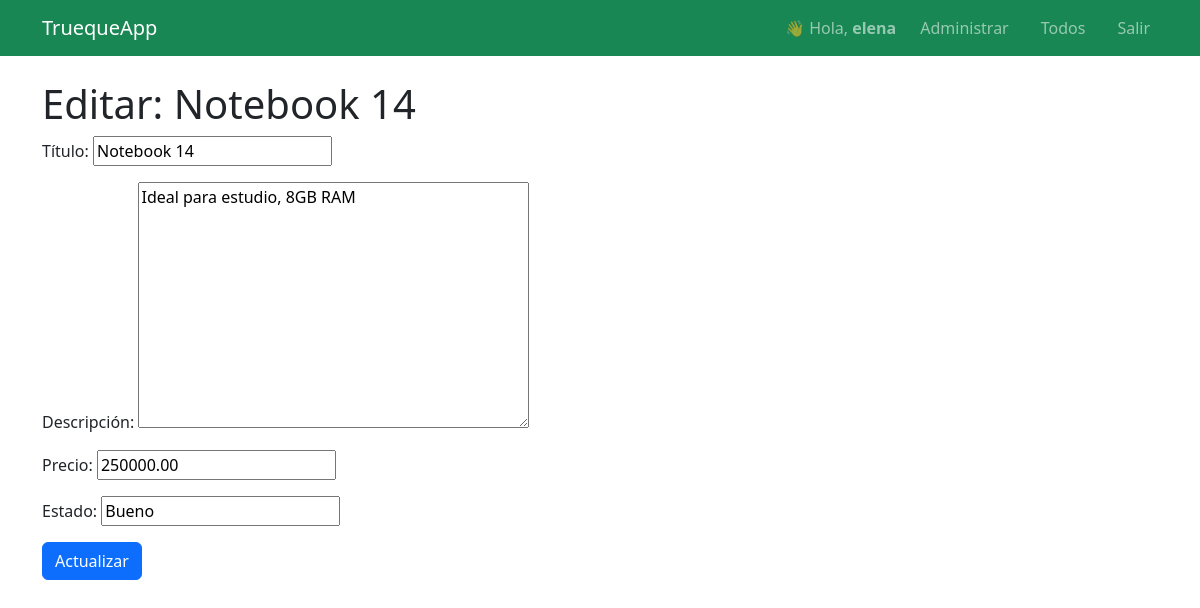
The app's page /producto/editar/Notebook 14/ (signed in) with its own data.
### productos/models.py (models this page shows, shortened)
class Producto(models.Model):
    titulo = models.CharField(max_length=120)
    descripcion = models.TextField()
    precio = models.DecimalField(max_digits=10, decimal_places=2)
    estado = models.CharField(max_length=20)
    vendedor = models.ForeignKey(User, on_delete=models.CASCADE)
    class Meta:
        permissions = [
            ("view_all_producto", "Ver todos los productos"),
        ]

### productos/views.py (the view)
# urls.py: path('producto/editar/<str:titulo>/', views.editar, name='editar'),
@login_required
@permission_required('productos.change_producto', raise_exception=True)
def editar(request, titulo):
    producto = get_object_or_404(Producto, titulo=titulo, vendedor=request.user)
    if request.method == 'POST':
        form = ProductoForm(request.POST, request.FILES)
        if form.is_valid():
            producto.titulo = form.cleaned_data['titulo']
            producto.descripcion = form.cleaned_data['descripcion']
            producto.precio = form.cleaned_data['precio']
            producto.estado = form.cleaned_data['estado']
            producto.save()
            return redirect('home')
    else:
        form = ProductoForm(initial={
            'titulo': producto.titulo,
            'descripcion': producto.descripcion,
            'precio': producto.precio,
            'estado': producto.estado
        })
    return render(request, 'editar.html', {'formulario': form, 'titulo': titulo})

### productos/forms.py
class ProductoForm(forms.Form):
    titulo = forms.CharField(max_length=120, label="Título")
    descripcion = forms.CharField(widget=forms.Textarea, label="Descripción")
    precio = forms.DecimalField(max_digits=10, decimal_places=2, label="Precio")
    estado = forms.CharField(max_length=20, label="Estado")

### productos/templates/editar.html (shortened to what this page needs)
{% extends "base.html" %}
{% block content %}
<h1>Editar: {{ titulo }}</h1>
<form method="POST" enctype="multipart/form-data">{% csrf_token %}
  {{ formulario.as_p }}
  <button class="btn btn-primary">Actualizar</button>
</form>
{% endblock %}

### productos/templates/base.html (shortened to what this page needs)
<!doctype html>
<html lang="es">
<head>
  <link href="https://cdn.jsdelivr.net/npm/bootstrap@5.3.0/dist/css/bootstrap.min.css" rel="stylesheet">
</head>
<body>
<nav class="navbar navbar-expand-lg navbar-dark bg-success">
  <div class="container">
    <a class="navbar-brand" href="{% url 'home' %}">TruequeApp</a>
    <div class="collapse navbar-collapse" id="mainNav">
      <ul class="navbar-nav ms-auto align-items-center gap-3">
        {% if user.is_authenticated %}
          <li class="nav-item">
            <span class="navbar-text">👋 Hola, <strong>{{ user.username }}</strong></span>
          </li>
          {% if user.is_staff or user.is_superuser %}
            <li class="nav-item">
              <a class="nav-link" href="{% url 'admin:index' %}">Administrar</a>
            </li>
          {% endif %}
          <li class="nav-item"><a class="nav-link" href="{% url 'todas' %}">Todos</a></li>
          <li class="nav-item"><a class="nav-link" href="{% url 'logout' %}">Salir</a></li>
        {% else %}
          <li class="nav-item"><a class="nav-link" href="{% url 'login' %}">Ingresar</a></li>
          <li class="nav-item"><a class="nav-link" href="{% url 'registro' %}">Registrarse</a></li>
        {% endif %}
      </ul>
    </div>
  </div>
</nav>
<main class="container py-4">
  {% block content %}{% endblock %}
</main>
</body>
</html>

### records on screen
Producto: titulo "Notebook 14", descripcion "Ideal para estudio, 8GB RAM", precio "250000.00", estado "Bueno"

### other values on screen
{{ user.username }} "elena"
